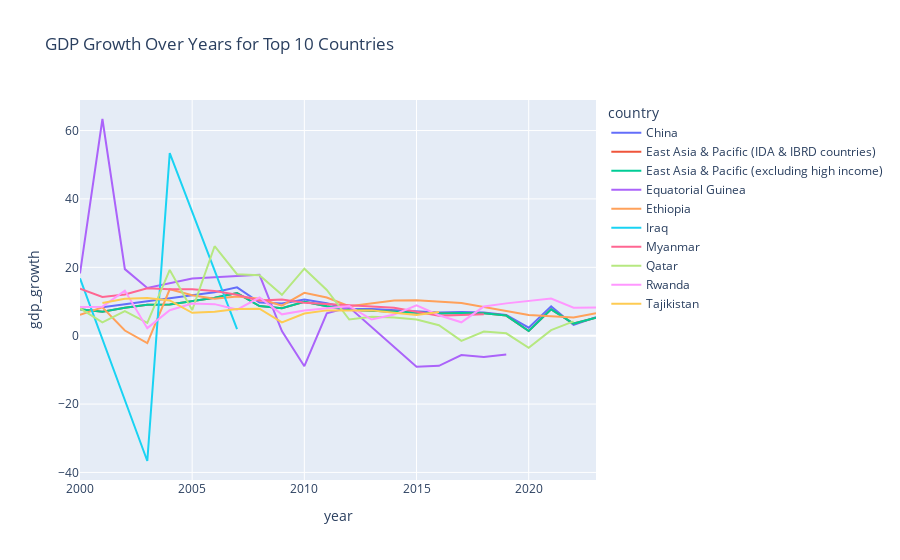

Notebook source saved alongside this figure:
### Code cell
top_countries = df.groupby('country')['gdp_growth'].mean().nlargest(10).index.to_list()
fig = px.line(df[df['country'].isin(top_countries)],
              x='year', y='gdp_growth', color='country',
              title='GDP Growth Over Years for Top 10 Countries')
fig.show()

### Figure 1 — Plotly figure (JSON) as saved in the notebook; plotly's stock layout.template omitted (floating-point values rounded to 4 significant figures)
{"data": [{"hovertemplate": "country=China<br>year=%{x}<br>gdp_growth=%{y}<extra></extra>", "legendgroup": "China", "line": {"color": "#636efa", "dash": "solid"}, "marker": {"symbol": "circle"}, "mode": "lines", "name": "China", "orientation": "v", "showlegend": true, "type": "scatter", "x": [2001, 2006, 2007, 2008, 2009, 2010, 2011, 2012, 2013, 2014, 2015, 2016, 2017, 2018, 2019, 2020, 2021, 2022, 2023], "xaxis": "x", "y": [8.313, 12.67, 14.15, 9.67, 9.403, 10.6, 9.461, 7.856, 7.779, 7.462, 6.979, 6.776, 6.891, 6.757, 6.069, 2.34, 8.57, 3.134, 5.415], "yaxis": "y"}, {"hovertemplate": "country=East Asia & Pacific (IDA & IBRD countries)<br>year=%{x}<br>gdp_growth=%{y}<extra></extra>", "legendgroup": "East Asia & Pacific (IDA & IBRD countries)", "line": {"color": "#EF553B", "dash": "solid"}, "marker": {"symbol": "circle"}, "mode": "lines", "name": "East Asia & Pacific (IDA & IBRD countries)", "orientation": "v", "showlegend": true, "type": "scatter", "x": [2000, 2001, 2002, 2003, 2004, 2005, 2006, 2007, 2008, 2009, 2010, 2011, 2012, 2013, 2014, 2015, 2016, 2017, 2018, 2019, 2020, 2021, 2022, 2023], "xaxis": "x", "y": [7.728, 6.98, 8.155, 9.023, 9.149, 10.05, 11.07, 12.45, 8.648, 8.015, 9.898, 8.585, 7.579, 7.317, 7.023, 6.661, 6.51, 6.666, 6.537, 5.886, 1.345, 7.719, 3.545, 5.255], "yaxis": "y"}, {"hovertemplate": "country=East Asia & Pacific (excluding high income)<br>year=%{x}<br>gdp_growth=%{y}<extra></extra>", "legendgroup": "East Asia & Pacific (excluding high income)", "line": {"color": "#00cc96", "dash": "solid"}, "marker": {"symbol": "circle"}, "mode": "lines", "name": "East Asia & Pacific (excluding high income)", "orientation": "v", "showlegend": true, "type": "scatter", "x": [2000, 2001, 2002, 2003, 2004, 2005, 2006, 2007, 2008, 2009, 2010, 2011, 2012, 2013, 2014, 2015, 2016, 2017, 2018, 2019, 2020, 2021, 2022, 2023], "xaxis": "x", "y": [7.729, 6.981, 8.155, 9.024, 9.149, 10.05, 11.07, 12.45, 8.649, 8.016, 9.898, 8.585, 7.579, 7.318, 7.023, 6.661, 6.51, 6.667, 6.537, 5.886, 1.345, 7.72, 3.545, 5.255], "yaxis": "y"}, {"hovertemplate": "country=Equatorial Guinea<br>year=%{x}<br>gdp_growth=%{y}<extra></extra>", "legendgroup": "Equatorial Guinea", "line": {"color": "#ab63fa", "dash": "solid"}, "marker": {"symbol": "circle"}, "mode": "lines", "name": "Equatorial Guinea", "orientation": "v", "showlegend": true, "type": "scatter", "x": [2000, 2001, 2002, 2003, 2005, 2008, 2009, 2010, 2011, 2012, 2015, 2016, 2017, 2018, 2019], "xaxis": "x", "y": [18.21, 63.38, 19.46, 13.96, 16.75, 17.8, 1.343, -8.924, 6.524, 8.313, -9.11, -8.816, -5.668, -6.237, -5.482], "yaxis": "y"}, {"hovertemplate": "country=Ethiopia<br>year=%{x}<br>gdp_growth=%{y}<extra></extra>", "legendgroup": "Ethiopia", "line": {"color": "#FFA15A", "dash": "solid"}, "marker": {"symbol": "circle"}, "mode": "lines", "name": "Ethiopia", "orientation": "v", "showlegend": true, "type": "scatter", "x": [2000, 2001, 2002, 2003, 2004, 2005, 2006, 2007, 2008, 2009, 2010, 2011, 2012, 2014, 2015, 2017, 2020, 2021, 2022, 2023], "xaxis": "x", "y": [6.073, 8.301, 1.515, -2.161, 13.57, 11.82, 10.83, 11.46, 10.79, 8.803, 12.55, 11.18, 8.648, 10.26, 10.39, 9.564, 6.06, 5.642, 5.322, 6.594], "yaxis": "y"}, {"hovertemplate": "country=Iraq<br>year=%{x}<br>gdp_growth=%{y}<extra></extra>", "legendgroup": "Iraq", "line": {"color": "#19d3f3", "dash": "solid"}, "marker": {"symbol": "circle"}, "mode": "lines", "name": "Iraq", "orientation": "v", "showlegend": true, "type": "scatter", "x": [2000, 2003, 2004, 2007], "xaxis": "x", "y": [16.8, -36.66, 53.39, 1.889], "yaxis": "y"}, {"hovertemplate": "country=Myanmar<br>year=%{x}<br>gdp_growth=%{y}<extra></extra>", "legendgroup": "Myanmar", "line": {"color": "#FF6692", "dash": "solid"}, "marker": {"symbol": "circle"}, "mode": "lines", "name": "Myanmar", "orientation": "v", "showlegend": true, "type": "scatter", "x": [2000, 2001, 2002, 2003, 2004, 2005, 2006, 2007, 2008, 2009, 2010, 2014, 2016, 2017, 2018], "xaxis": "x", "y": [13.75, 11.34, 12.03, 13.84, 13.56, 13.57, 13.08, 11.99, 10.26, 10.55, 9.634, 8.17, 5.862, 6.136, 6.269], "yaxis": "y"}, {"hovertemplate": "country=Qatar<br>year=%{x}<br>gdp_growth=%{y}<extra></extra>", "legendgroup": "Qatar", "line": {"color": "#B6E880", "dash": "solid"}, "marker": {"symbol": "circle"}, "mode": "lines", "name": "Qatar", "orientation": "v", "showlegend": true, "type": "scatter", "x": [2000, 2001, 2002, 2003, 2004, 2005, 2006, 2007, 2008, 2009, 2010, 2011, 2012, 2013, 2014, 2015, 2016, 2017, 2018, 2019, 2020, 2021, 2022], "xaxis": "x", "y": [8.028, 3.898, 7.182, 3.72, 19.22, 7.493, 26.17, 17.99, 17.66, 11.96, 19.59, 13.38, 4.73, 5.556, 5.334, 4.753, 3.064, -1.498, 1.235, 0.6882, -3.558, 1.627, 4.185], "yaxis": "y"}, {"hovertemplate": "country=Rwanda<br>year=%{x}<br>gdp_growth=%{y}<extra></extra>", "legendgroup": "Rwanda", "line": {"color": "#FF97FF", "dash": "solid"}, "marker": {"symbol": "circle"}, "mode": "lines", "name": "Rwanda", "orientation": "v", "showlegend": true, "type": "scatter", "x": [2000, 2001, 2002, 2003, 2004, 2005, 2006, 2007, 2008, 2009, 2010, 2011, 2012, 2013, 2014, 2015, 2016, 2017, 2018, 2019, 2021, 2022, 2023], "xaxis": "x", "y": [8.371, 8.485, 13.19, 2.202, 7.448, 9.378, 9.227, 7.633, 11.16, 6.248, 7.335, 7.958, 8.642, 4.72, 6.167, 8.857, 5.971, 3.918, 8.516, 9.447, 10.86, 8.161, 8.25], "yaxis": "y"}, {"hovertemplate": "country=Tajikistan<br>year=%{x}<br>gdp_growth=%{y}<extra></extra>", "legendgroup": "Tajikistan", "line": {"color": "#FECB52", "dash": "solid"}, "marker": {"symbol": "circle"}, "mode": "lines", "name": "Tajikistan", "orientation": "v", "showlegend": true, "type": "scatter", "x": [2001, 2002, 2003, 2004, 2005, 2006, 2007, 2008, 2009, 2010, 2011, 2012, 2013, 2014, 2015, 2016], "xaxis": "x", "y": [9.581, 10.8, 11.0, 10.3, 6.7, 7.0, 7.8, 7.9, 3.9, 6.5, 7.4, 7.5, 7.4, 6.7, 6.019, 6.9], "yaxis": "y"}], "layout": {"legend": {"title": {"text": "country"}, "tracegroupgap": 0}, "title": {"text": "GDP Growth Over Years for Top 10 Countries"}, "xaxis": {"anchor": "y", "domain": [0, 1], "title": {"text": "year"}}, "yaxis": {"anchor": "x", "domain": [0, 1], "title": {"text": "gdp_growth"}}}}
